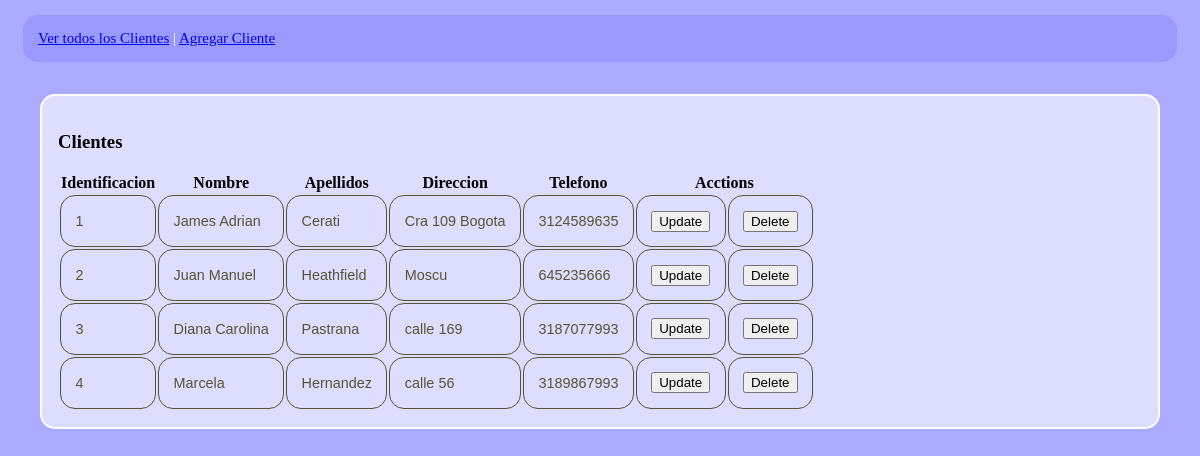
Before: / with the older database file.
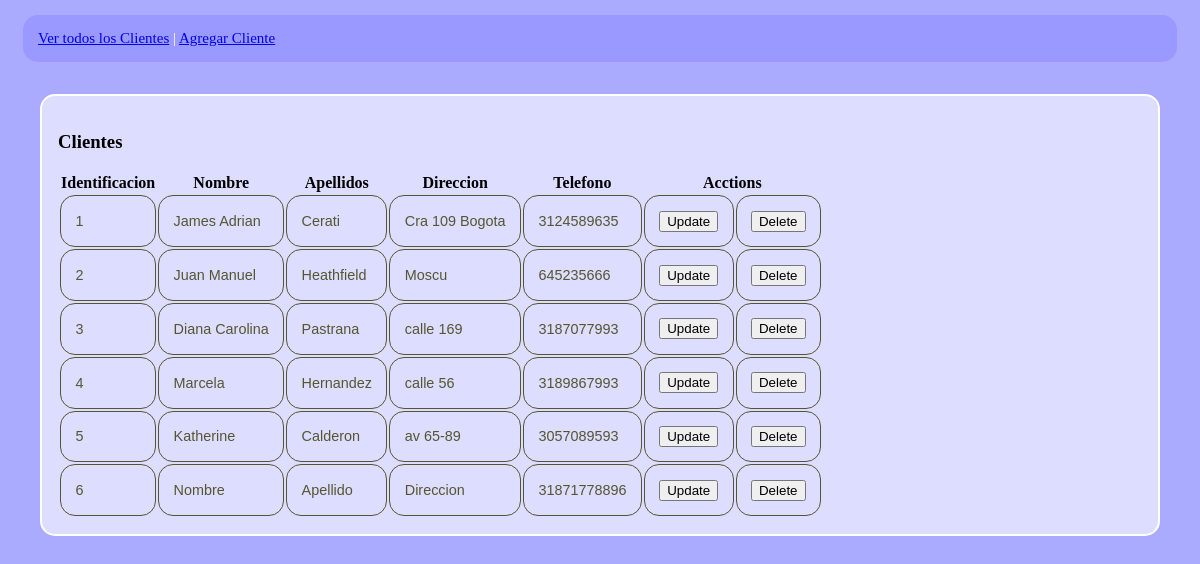
After: the same page with the newer database file.
### principal.py (models this page shows, shortened)
class clientes(db.Model):
   id = db.Column('id', db.Integer, primary_key = True)
   nombre = db.Column(db.String(100))
   apellido = db.Column(db.String(100))
   direccion = db.Column(db.String(200))
   telefono = db.Column(db.String(10))

### principal.py (the view)
@app.route('/')
def show_all():
   return render_template('show_all.html', clientes = clientes.query.all() )

### templates/show_all.html (shortened to what this page needs)
<!DOCTYPE html>
<html lang = "en">
   <head>
     <link rel="stylesheet" type="text/css" href="{{ url_for('static', filename='css/default.css') }}">
   </head>
   <body>
      <nav>
         <a href = "{{ url_for('show_all') }}">Ver todos los Clientes</a> |
         <a href = "{{ url_for('new') }}">Agregar Cliente</a>
      </nav>
      <section>
        <h3>Clientes</h3>
        <table>
           <thead>
              <tr>
                 <th>Identificacion</th>
                 <th>Nombre</th>
                 <th>Apellidos</th>
                 <th>Direccion</th>
                 <th>Telefono</th>
                 <th colspan="2">Acctions</th>
              </tr>
           </thead>
           <tbody>
              {% for cliente in clientes %}
                 <tr>
                    <td>{{ cliente.id }}</td>
                    <td>{{ cliente.nombre }}</td>
                    <td>{{ cliente.apellido }}</td>
                    <td>{{ cliente.direccion }}</td>
                    <td>{{ cliente.telefono }}</td>
                    <td>
                      <form method="POST" action="/update" style="display: inline">
                        <input type="submit" value="Update">
                      </form>
                    </td>
                    <td>
                      <form method="POST" action="/delete" style="display: inline">
                        <input type="submit" value="Delete">
                      </form>
                    </td>
                 </tr>
              {% endfor %}
           </tbody>
        </table>
    </section>
   </body>
</html>

### static/css/default.css (style rules this page uses)
body { background-color:#aaaaff; }
nav { font-size: 15px; background-color:#9999ff; color:#ffffff; text-align: left; border-color:#ffffff; border-radius:15px; margin:1em; padding:1em; }
section { background-color:#ddddff; border:2px solid; border-color:#ffffff; border-radius:15px; margin:2em; padding:1em; }
td { border-color:#ffffff; border:1px solid; border-radius:15px; margin:2em; padding:1em; font-family:Arial; font-size:0.9em; color:#555533 }

Changed rows visible on the page:
added clientes: id "5", nombre "Katherine", apellido "Calderon", direccion "av 65-89", telefono "3057089593"
added clientes: id "6", nombre "Nombre", apellido "Apellido", direccion "Direccion", telefono "31871778896"
